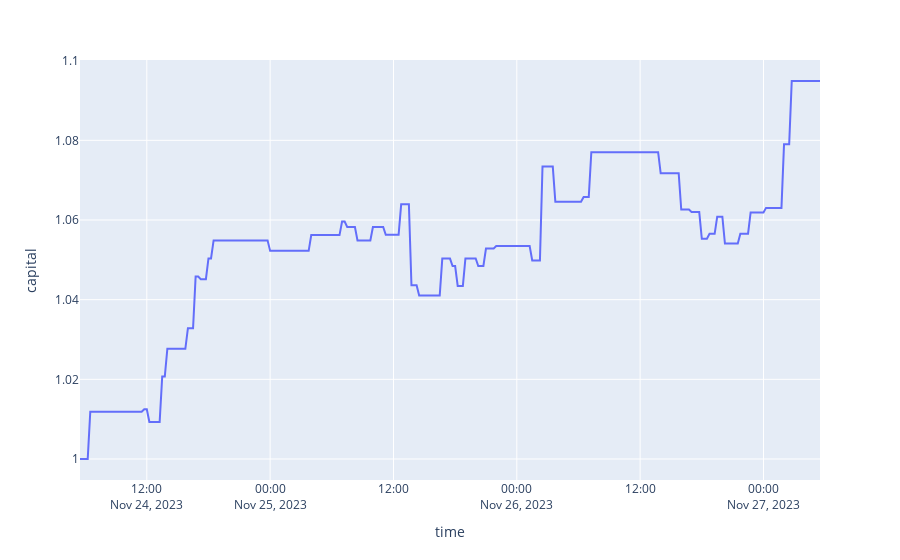

This figure's notebook cell:
### Code cell
%load_ext autoreload
%autoreload 2

from exchange_data.data import OrderBookFrame
from exchange_data.data.backtest import Backtest
import pandas as pd
import numpy as np
import alog
import plotly.graph_objs as go
import plotly.express as px
import plotly as py
import plotly.offline as ofl
from plotly.offline import init_notebook_mode

init_notebook_mode(connected=True)
params = {
 'cache': False,
 'database_name': 'binance_futures',
 'depth': 32,
 'futures': False,
 'group_by': '1m',
 'interval': '3d',
 'max_volume_quantile': 0.99,
 'offset_interval': '0h',
 'plot': False,
 'round_decimals': 2,
 'sequence_length': 48,
 'symbol': 'UNFIUSDT',
 'window_size': '1h',
 'additional_group_by': '15Min',
 'frame_width': 448
}

df = Backtest(**params).frame
capital = 1
df['capital'] = 0
df_len = df.shape[0]
capital_ls = []
price_in = None

for ix in range(0, df_len):
    if ix < df_len - 1:
        row = df.iloc[ix]
        next_row = df.iloc[ix + 1]
        best_ask = row['best_ask']
        
        if row['prediction'] == 1:
            if price_in == None:
                price_in = row['best_bid']
        else:
            if price_in:
                pnl = (best_ask - price_in) / price_in
                capital = capital + (capital * pnl * (1 - 0.005))
                
            price_in = None
            
    #alog.info(capital)
    capital_ls.append(capital)

df['capital'] = np.asarray(capital_ls)

df=df.loc[:, df.columns!='orderbook_img']
px.line(df, y='capital')

### Figure 1 — Plotly figure (JSON) as saved in the notebook; plotly's stock layout.template omitted (floating-point values rounded to 4 significant figures; data arrays with more than 128 entries replaced by an {"elided": "..."} marker saying what was removed)
{"data": [{"hovertemplate": "time=%{x}<br>capital=%{y}<extra></extra>", "legendgroup": "", "line": {"color": "#636efa", "dash": "solid"}, "marker": {"symbol": "circle"}, "mode": "lines", "name": "", "orientation": "v", "showlegend": false, "type": "scatter", "x": {"elided": "289 str values"}, "xaxis": "x", "y": {"elided": "289 float values"}, "yaxis": "y"}], "layout": {"autosize": true, "legend": {"tracegroupgap": 0}, "margin": {"t": 60}, "xaxis": {"anchor": "y", "autorange": true, "domain": [0, 1], "range": ["2023-11-24 05:30", "2023-11-27 05:30"], "title": {"text": "time"}, "type": "date"}, "yaxis": {"anchor": "x", "autorange": true, "domain": [0, 1], "range": [0.9947, 1.1], "title": {"text": "capital"}, "type": "linear"}}}
